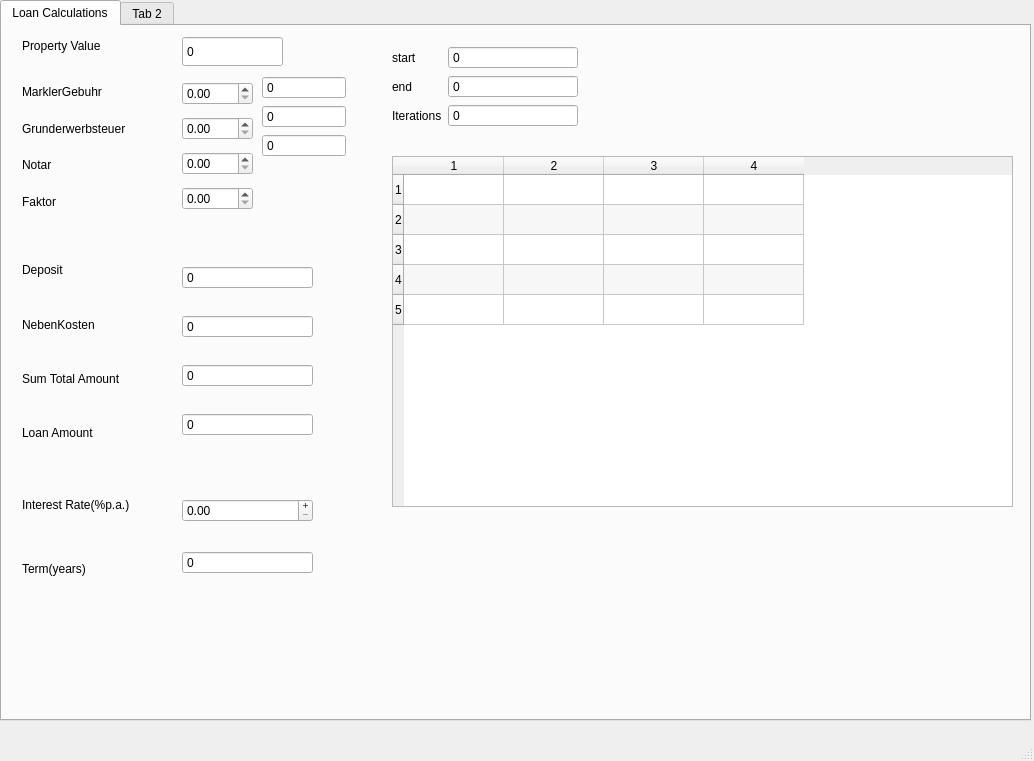
<?xml version="1.0" encoding="UTF-8"?>
<ui version="4.0">
 <class>MainWindow</class>
 <widget class="QMainWindow" name="MainWindow">
  <property name="geometry">
   <rect>
    <x>0</x>
    <y>0</y>
    <width>1034</width>
    <height>761</height>
   </rect>
  </property>
  <property name="windowTitle">
   <string>ImmoCalc</string>
  </property>
  <widget class="QWidget" name="centralwidget">
   <widget class="QTabWidget" name="tabWidget">
    <property name="enabled">
     <bool>true</bool>
    </property>
    <property name="geometry">
     <rect>
      <x>0</x>
      <y>0</y>
      <width>1031</width>
      <height>721</height>
     </rect>
    </property>
    <property name="inputMethodHints">
     <set>Qt::ImhNone</set>
    </property>
    <property name="currentIndex">
     <number>0</number>
    </property>
    <widget class="QWidget" name="loanCalc">
     <attribute name="title">
      <string>Loan Calculations</string>
     </attribute>
     <widget class="QSpinBox" name="sbPropertyValue">
      <property name="geometry">
       <rect>
        <x>180</x>
        <y>10</y>
        <width>101</width>
        <height>31</height>
       </rect>
      </property>
      <property name="locale">
       <locale language="German" country="Germany"/>
      </property>
      <property name="buttonSymbols">
       <enum>QAbstractSpinBox::NoButtons</enum>
      </property>
      <property name="accelerated">
       <bool>true</bool>
      </property>
      <property name="maximum">
       <number>10000000</number>
      </property>
      <property name="singleStep">
       <number>10000</number>
      </property>
     </widget>
     <widget class="QLabel" name="label_2">
      <property name="geometry">
       <rect>
        <x>20</x>
        <y>10</y>
        <width>121</width>
        <height>19</height>
       </rect>
      </property>
      <property name="text">
       <string>Property Value</string>
      </property>
     </widget>
     <widget class="QWidget" name="verticalLayoutWidget">
      <property name="geometry">
       <rect>
        <x>180</x>
        <y>50</y>
        <width>71</width>
        <height>144</height>
       </rect>
      </property>
      <layout class="QVBoxLayout" name="verticalLayout">
       <item>
        <widget class="QDoubleSpinBox" name="sbCommission">
         <property name="mouseTracking">
          <bool>false</bool>
         </property>
         <property name="singleStep">
          <double>0.100000000000000</double>
         </property>
        </widget>
       </item>
       <item>
        <widget class="QDoubleSpinBox" name="sbLandTax">
         <property name="suffix">
          <string/>
         </property>
         <property name="singleStep">
          <double>0.100000000000000</double>
         </property>
        </widget>
       </item>
       <item>
        <widget class="QDoubleSpinBox" name="sbNotar">
         <property name="singleStep">
          <double>0.100000000000000</double>
         </property>
        </widget>
       </item>
       <item>
        <widget class="QDoubleSpinBox" name="sbFaktor">
         <property name="singleStep">
          <double>0.100000000000000</double>
         </property>
        </widget>
       </item>
      </layout>
     </widget>
     <widget class="QWidget" name="verticalLayoutWidget_3">
      <property name="geometry">
       <rect>
        <x>20</x>
        <y>220</y>
        <width>131</width>
        <height>211</height>
       </rect>
      </property>
      <layout class="QVBoxLayout" name="verticalLayout_3">
       <item>
        <widget class="QLabel" name="label_9">
         <property name="text">
          <string>Deposit</string>
         </property>
        </widget>
       </item>
       <item>
        <widget class="QLabel" name="label_11">
         <property name="text">
          <string>NebenKosten</string>
         </property>
        </widget>
       </item>
       <item>
        <widget class="QLabel" name="label_8">
         <property name="text">
          <string>Sum Total Amount</string>
         </property>
        </widget>
       </item>
       <item>
        <widget class="QLabel" name="LoanAmount">
         <property name="text">
          <string>Loan Amount</string>
         </property>
        </widget>
       </item>
      </layout>
     </widget>
     <widget class="QWidget" name="verticalLayoutWidget_2">
      <property name="geometry">
       <rect>
        <x>20</x>
        <y>50</y>
        <width>131</width>
        <height>141</height>
       </rect>
      </property>
      <layout class="QVBoxLayout" name="verticalLayout_2">
       <item>
        <widget class="QLabel" name="label_3">
         <property name="text">
          <string>MarklerGebuhr</string>
         </property>
        </widget>
       </item>
       <item>
        <widget class="QLabel" name="label">
         <property name="text">
          <string>Grunderwerbsteuer</string>
         </property>
        </widget>
       </item>
       <item>
        <widget class="QLabel" name="label_4">
         <property name="text">
          <string>Notar</string>
         </property>
        </widget>
       </item>
       <item>
        <widget class="QLabel" name="label_5">
         <property name="text">
          <string>Faktor</string>
         </property>
        </widget>
       </item>
      </layout>
     </widget>
     <widget class="QWidget" name="verticalLayoutWidget_4">
      <property name="geometry">
       <rect>
        <x>180</x>
        <y>220</y>
        <width>131</width>
        <height>211</height>
       </rect>
      </property>
      <layout class="QVBoxLayout" name="verticalLayout_4">
       <item>
        <widget class="QSpinBox" name="sbDeposit">
         <property name="locale">
          <locale language="German" country="Germany"/>
         </property>
         <property name="buttonSymbols">
          <enum>QAbstractSpinBox::NoButtons</enum>
         </property>
         <property name="accelerated">
          <bool>true</bool>
         </property>
         <property name="maximum">
          <number>10000000</number>
         </property>
         <property name="singleStep">
          <number>10000</number>
         </property>
        </widget>
       </item>
       <item>
        <widget class="QSpinBox" name="sbNebenKosten">
         <property name="locale">
          <locale language="German" country="Germany"/>
         </property>
         <property name="readOnly">
          <bool>true</bool>
         </property>
         <property name="buttonSymbols">
          <enum>QAbstractSpinBox::NoButtons</enum>
         </property>
         <property name="accelerated">
          <bool>true</bool>
         </property>
         <property name="maximum">
          <number>10000000</number>
         </property>
         <property name="singleStep">
          <number>10000</number>
         </property>
        </widget>
       </item>
       <item>
        <widget class="QSpinBox" name="sbTotal">
         <property name="locale">
          <locale language="German" country="Germany"/>
         </property>
         <property name="readOnly">
          <bool>true</bool>
         </property>
         <property name="buttonSymbols">
          <enum>QAbstractSpinBox::NoButtons</enum>
         </property>
         <property name="accelerated">
          <bool>true</bool>
         </property>
         <property name="maximum">
          <number>10000000</number>
         </property>
         <property name="singleStep">
          <number>10000</number>
         </property>
        </widget>
       </item>
       <item>
        <widget class="QSpinBox" name="sbLoanAmount">
         <property name="locale">
          <locale language="German" country="Germany"/>
         </property>
         <property name="readOnly">
          <bool>true</bool>
         </property>
         <property name="buttonSymbols">
          <enum>QAbstractSpinBox::NoButtons</enum>
         </property>
         <property name="accelerated">
          <bool>true</bool>
         </property>
         <property name="maximum">
          <number>10000000</number>
         </property>
         <property name="singleStep">
          <number>10000</number>
         </property>
        </widget>
       </item>
      </layout>
     </widget>
     <widget class="QWidget" name="verticalLayoutWidget_5">
      <property name="geometry">
       <rect>
        <x>260</x>
        <y>50</y>
        <width>84</width>
        <height>144</height>
       </rect>
      </property>
      <layout class="QVBoxLayout" name="verticalLayout_5">
       <item>
        <widget class="QSpinBox" name="lbCommission">
         <property name="locale">
          <locale language="German" country="Germany"/>
         </property>
         <property name="readOnly">
          <bool>true</bool>
         </property>
         <property name="buttonSymbols">
          <enum>QAbstractSpinBox::NoButtons</enum>
         </property>
         <property name="accelerated">
          <bool>true</bool>
         </property>
         <property name="maximum">
          <number>10000000</number>
         </property>
         <property name="singleStep">
          <number>10000</number>
         </property>
        </widget>
       </item>
       <item>
        <widget class="QSpinBox" name="lbLandTax">
         <property name="locale">
          <locale language="German" country="Germany"/>
         </property>
         <property name="readOnly">
          <bool>true</bool>
         </property>
         <property name="buttonSymbols">
          <enum>QAbstractSpinBox::NoButtons</enum>
         </property>
         <property name="accelerated">
          <bool>true</bool>
         </property>
         <property name="maximum">
          <number>10000000</number>
         </property>
         <property name="singleStep">
          <number>10000</number>
         </property>
        </widget>
       </item>
       <item>
        <widget class="QSpinBox" name="lbNotar">
         <property name="locale">
          <locale language="German" country="Germany"/>
         </property>
         <property name="readOnly">
          <bool>true</bool>
         </property>
         <property name="buttonSymbols">
          <enum>QAbstractSpinBox::NoButtons</enum>
         </property>
         <property name="accelerated">
          <bool>true</bool>
         </property>
         <property name="maximum">
          <number>10000000</number>
         </property>
         <property name="singleStep">
          <number>10000</number>
         </property>
        </widget>
       </item>
       <item>
        <spacer name="verticalSpacer">
         <property name="orientation">
          <enum>Qt::Vertical</enum>
         </property>
         <property name="sizeHint" stdset="0">
          <size>
           <width>20</width>
           <height>40</height>
          </size>
         </property>
        </spacer>
       </item>
      </layout>
     </widget>
     <widget class="QWidget" name="verticalLayoutWidget_6">
      <property name="geometry">
       <rect>
        <x>20</x>
        <y>450</y>
        <width>133</width>
        <height>121</height>
       </rect>
      </property>
      <layout class="QVBoxLayout" name="verticalLayout_6">
       <item>
        <widget class="QLabel" name="lbInterestRate">
         <property name="text">
          <string>Interest Rate(%p.a.)</string>
         </property>
        </widget>
       </item>
       <item>
        <widget class="QLabel" name="lbTerm">
         <property name="text">
          <string>Term(years)</string>
         </property>
        </widget>
       </item>
      </layout>
     </widget>
     <widget class="QWidget" name="verticalLayoutWidget_7">
      <property name="geometry">
       <rect>
        <x>180</x>
        <y>450</y>
        <width>131</width>
        <height>121</height>
       </rect>
      </property>
      <layout class="QVBoxLayout" name="verticalLayout_7">
       <item>
        <widget class="QDoubleSpinBox" name="sbInterest">
         <property name="frame">
          <bool>true</bool>
         </property>
         <property name="buttonSymbols">
          <enum>QAbstractSpinBox::PlusMinus</enum>
         </property>
         <property name="singleStep">
          <double>0.010000000000000</double>
         </property>
        </widget>
       </item>
       <item>
        <widget class="QSpinBox" name="sbTerm">
         <property name="locale">
          <locale language="German" country="Germany"/>
         </property>
         <property name="buttonSymbols">
          <enum>QAbstractSpinBox::NoButtons</enum>
         </property>
         <property name="accelerated">
          <bool>true</bool>
         </property>
         <property name="maximum">
          <number>10000000</number>
         </property>
         <property name="singleStep">
          <number>10000</number>
         </property>
        </widget>
       </item>
      </layout>
     </widget>
     <widget class="QTableWidget" name="tbEmi">
      <property name="geometry">
       <rect>
        <x>390</x>
        <y>130</y>
        <width>621</width>
        <height>351</height>
       </rect>
      </property>
      <property name="dragEnabled">
       <bool>true</bool>
      </property>
      <property name="alternatingRowColors">
       <bool>true</bool>
      </property>
      <property name="sortingEnabled">
       <bool>true</bool>
      </property>
      <property name="rowCount">
       <number>5</number>
      </property>
      <property name="columnCount">
       <number>4</number>
      </property>
      <attribute name="horizontalHeaderCascadingSectionResizes">
       <bool>false</bool>
      </attribute>
      <attribute name="horizontalHeaderHighlightSections">
       <bool>true</bool>
      </attribute>
      <attribute name="horizontalHeaderStretchLastSection">
       <bool>false</bool>
      </attribute>
      <attribute name="verticalHeaderCascadingSectionResizes">
       <bool>false</bool>
      </attribute>
      <attribute name="verticalHeaderShowSortIndicator" stdset="0">
       <bool>true</bool>
      </attribute>
      <attribute name="verticalHeaderStretchLastSection">
       <bool>false</bool>
      </attribute>
      <row/>
      <row/>
      <row/>
      <row/>
      <row/>
      <column/>
      <column/>
      <column/>
      <column/>
     </widget>
     <widget class="QWidget" name="formLayoutWidget">
      <property name="geometry">
       <rect>
        <x>390</x>
        <y>20</y>
        <width>186</width>
        <height>107</height>
       </rect>
      </property>
      <layout class="QFormLayout" name="formLayout">
       <item row="0" column="0">
        <widget class="QLabel" name="label_6">
         <property name="text">
          <string>start</string>
         </property>
        </widget>
       </item>
       <item row="1" column="0">
        <widget class="QLabel" name="label_7">
         <property name="text">
          <string>end</string>
         </property>
        </widget>
       </item>
       <item row="2" column="0">
        <widget class="QLabel" name="label_10">
         <property name="text">
          <string>Iterations</string>
         </property>
        </widget>
       </item>
       <item row="0" column="1">
        <widget class="QSpinBox" name="sbStart">
         <property name="locale">
          <locale language="German" country="Germany"/>
         </property>
         <property name="buttonSymbols">
          <enum>QAbstractSpinBox::NoButtons</enum>
         </property>
         <property name="accelerated">
          <bool>true</bool>
         </property>
         <property name="maximum">
          <number>10000000</number>
         </property>
         <property name="singleStep">
          <number>10000</number>
         </property>
        </widget>
       </item>
       <item row="1" column="1">
        <widget class="QSpinBox" name="sbEnd">
         <property name="locale">
          <locale language="German" country="Germany"/>
         </property>
         <property name="buttonSymbols">
          <enum>QAbstractSpinBox::NoButtons</enum>
         </property>
         <property name="accelerated">
          <bool>true</bool>
         </property>
         <property name="maximum">
          <number>10000000</number>
         </property>
         <property name="singleStep">
          <number>10000</number>
         </property>
        </widget>
       </item>
       <item row="2" column="1">
        <widget class="QSpinBox" name="sbIterations">
         <property name="locale">
          <locale language="German" country="Germany"/>
         </property>
         <property name="buttonSymbols">
          <enum>QAbstractSpinBox::NoButtons</enum>
         </property>
         <property name="accelerated">
          <bool>true</bool>
         </property>
         <property name="maximum">
          <number>10000000</number>
         </property>
         <property name="singleStep">
          <number>10000</number>
         </property>
        </widget>
       </item>
      </layout>
     </widget>
     <zorder>sbPropertyValue</zorder>
     <zorder>label_2</zorder>
     <zorder>verticalLayoutWidget</zorder>
     <zorder>verticalLayoutWidget_3</zorder>
     <zorder>verticalLayoutWidget_2</zorder>
     <zorder>verticalLayoutWidget_4</zorder>
     <zorder>tableWidget</zorder>
     <zorder>verticalLayoutWidget_5</zorder>
     <zorder>verticalLayoutWidget_6</zorder>
     <zorder>verticalLayoutWidget_7</zorder>
     <zorder>tbEmi</zorder>
     <zorder>formLayoutWidget</zorder>
    </widget>
    <widget class="QWidget" name="tab_2">
     <attribute name="title">
      <string>Tab 2</string>
     </attribute>
    </widget>
   </widget>
  </widget>
  <widget class="QMenuBar" name="menubar">
   <property name="geometry">
    <rect>
     <x>0</x>
     <y>0</y>
     <width>1034</width>
     <height>27</height>
    </rect>
   </property>
  </widget>
  <widget class="QStatusBar" name="statusbar"/>
  <action name="action_Open">
   <property name="text">
    <string>&amp;Open</string>
   </property>
  </action>
  <action name="actionFcb">
   <property name="text">
    <string>fcb</string>
   </property>
  </action>
 </widget>
 <resources/>
 <connections/>
</ui>
